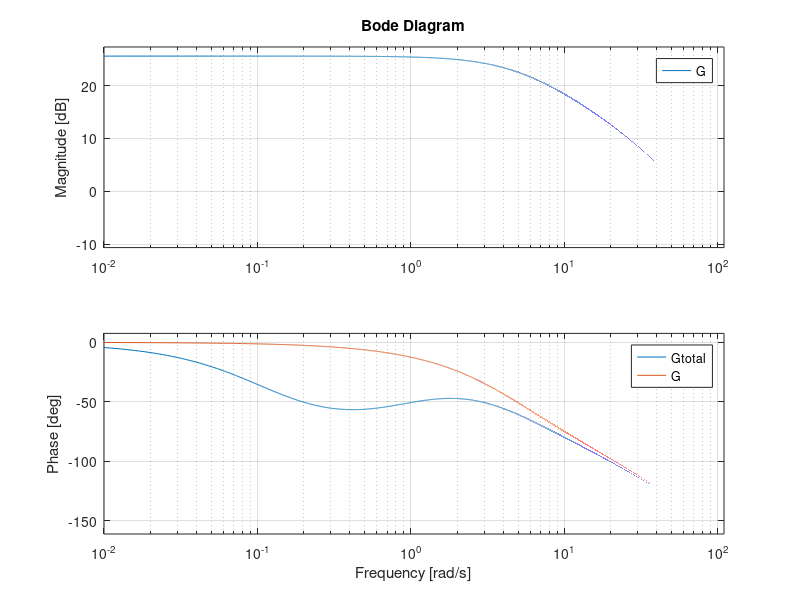

MATLAB code to generate this figure:
% LAG
clear all; close all; clc;
PMspec = 40 + 10;
s = tf('s');
w = 0.01:0.001: 110;
Gp = 60/((s+1)*(s+2)*(s+3));
G = Gp * 2 / s;
Kc = 190;
G = Kc*0.1/((0.2*s+1)*(0.02*s+1))
[mag,phase] = bode(G, w); % ne vrati u dB (samo plota u dB), phase je u stepenima
mag = squeeze(mag);
phase = squeeze(phase);


 % 1.korak => pronaci wx gdje je angle(G) = -180 + PMspec
 wx = interp1( phase, w, -180 + PMspec)
 
 % 2.korak => pronaci |G(jwx)| 
 wx = 10;
 modulGwx = interp1(w, 20*log10(mag), wx)
 
 % 3.korak => izracunati alpha
 
 alpha = 10 ^ ( modulGwx / 20)
 
 % 4. izracunati zc i pc, zc < wx/10
 
 zc = wx / 10
 pc = zc / alpha
 
 Gc = (s/zc + 1) / ( s/pc + 1);
Gtotal = Gc * G;
bode(Gtotal, w)
hold on; grid on;
bode(G, w)
legend('Gtotal', 'G')


